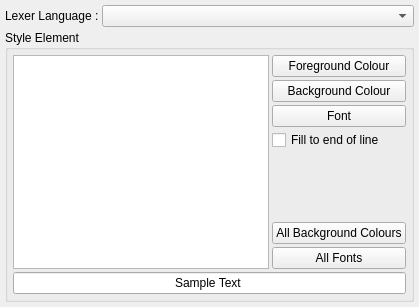
         <widget class="QWidget" name="wEditorSyntaxHighlighting" >
          <attribute name="title" >
           <string>Syntax Highlighting</string>
          </attribute>
          <layout class="QGridLayout" >
           <property name="margin" >
            <number>5</number>
           </property>
           <property name="spacing" >
            <number>3</number>
           </property>
           <item row="1" column="0" colspan="2" >
            <widget class="QGroupBox" name="gbSyntaxHighlightingStyleElement" >
             <property name="title" >
              <string>Style Element</string>
             </property>
             <layout class="QGridLayout" >
              <property name="margin" >
               <number>5</number>
              </property>
              <property name="spacing" >
               <number>3</number>
              </property>
              <item row="7" column="1" >
               <widget class="QPushButton" name="pbSyntaxHighlightingAllFonts" >
                <property name="text" >
                 <string>All Fonts</string>
                </property>
               </widget>
              </item>
              <item row="3" column="1" >
               <widget class="QCheckBox" name="cbSyntaxHighlightingFillToEndOfLine" >
                <property name="text" >
                 <string>Fill to end of line</string>
                </property>
               </widget>
              </item>
              <item row="4" column="1" >
               <spacer>
                <property name="orientation" >
                 <enum>Qt::Vertical</enum>
                </property>
                <property name="sizeHint" >
                 <size>
                  <width>20</width>
                  <height>21</height>
                 </size>
                </property>
               </spacer>
              </item>
              <item row="8" column="0" colspan="2" >
               <widget class="QLineEdit" name="leSyntaxHighlightingSampleText" >
                <property name="text" >
                 <string>Sample Text</string>
                </property>
                <property name="alignment" >
                 <set>Qt::AlignHCenter</set>
                </property>
                <property name="readOnly" >
                 <bool>true</bool>
                </property>
               </widget>
              </item>
              <item row="1" column="1" >
               <widget class="QPushButton" name="pbSyntaxHighlightingBackgroundColour" >
                <property name="text" >
                 <string>Background Colour</string>
                </property>
               </widget>
              </item>
              <item row="0" column="1" >
               <widget class="QPushButton" name="pbSyntaxHighlightingForegroundColour" >
                <property name="text" >
                 <string>Foreground Colour</string>
                </property>
               </widget>
              </item>
              <item row="2" column="1" >
               <widget class="QPushButton" name="pbSyntaxHighlightingFont" >
                <property name="text" >
                 <string>Font</string>
                </property>
               </widget>
              </item>
              <item rowspan="8" row="0" column="0" >
               <widget class="QListWidget" name="lwSyntaxHighlightingStyleElements" />
              </item>
              <item rowspan="2" row="5" column="1" >
               <widget class="QPushButton" name="pbSyntaxHighlightingAllBackgroundColours" >
                <property name="text" >
                 <string>All Background Colours</string>
                </property>
               </widget>
              </item>
             </layout>
            </widget>
           </item>
           <item row="0" column="0" >
            <widget class="QLabel" name="lSyntaxHighlightingLexerLanguage" >
             <property name="text" >
              <string>Lexer Language :</string>
             </property>
            </widget>
           </item>
           <item row="0" column="1" >
            <widget class="QComboBox" name="cbSyntaxHighlightingLexerLanguage" >
             <property name="sizePolicy" >
              <sizepolicy>
               <hsizetype>7</hsizetype>
               <vsizetype>0</vsizetype>
               <horstretch>0</horstretch>
               <verstretch>0</verstretch>
              </sizepolicy>
             </property>
            </widget>
           </item>
          </layout>
         </widget>
